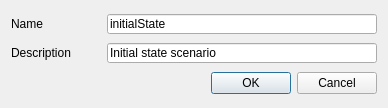
<?xml version="1.0" encoding="UTF-8"?>
<ui version="4.0">
 <class>Dialog</class>
 <widget class="QDialog" name="Dialog">
  <property name="geometry">
   <rect>
    <x>0</x>
    <y>0</y>
    <width>388</width>
    <height>108</height>
   </rect>
  </property>
  <property name="windowTitle">
   <string>Create initial state scenario</string>
  </property>
  <layout class="QGridLayout" name="gridLayout">
   <item row="0" column="0">
    <widget class="QLabel" name="label_2">
     <property name="minimumSize">
      <size>
       <width>90</width>
       <height>0</height>
      </size>
     </property>
     <property name="maximumSize">
      <size>
       <width>100</width>
       <height>16777215</height>
      </size>
     </property>
     <property name="text">
      <string>Name</string>
     </property>
    </widget>
   </item>
   <item row="0" column="1">
    <widget class="QLineEdit" name="scName">
     <property name="minimumSize">
      <size>
       <width>200</width>
       <height>20</height>
      </size>
     </property>
     <property name="maximumSize">
      <size>
       <width>16777215</width>
       <height>20</height>
      </size>
     </property>
     <property name="text">
      <string>initialState</string>
     </property>
    </widget>
   </item>
   <item row="1" column="0">
    <widget class="QLabel" name="label_4">
     <property name="minimumSize">
      <size>
       <width>90</width>
       <height>0</height>
      </size>
     </property>
     <property name="maximumSize">
      <size>
       <width>100</width>
       <height>16777215</height>
      </size>
     </property>
     <property name="text">
      <string>Description</string>
     </property>
    </widget>
   </item>
   <item row="2" column="1">
    <widget class="QDialogButtonBox" name="buttonBox">
     <property name="orientation">
      <enum>Qt::Horizontal</enum>
     </property>
     <property name="standardButtons">
      <set>QDialogButtonBox::Cancel|QDialogButtonBox::Ok</set>
     </property>
    </widget>
   </item>
   <item row="1" column="1">
    <widget class="QLineEdit" name="scDescr">
     <property name="minimumSize">
      <size>
       <width>0</width>
       <height>20</height>
      </size>
     </property>
     <property name="maximumSize">
      <size>
       <width>16777215</width>
       <height>20</height>
      </size>
     </property>
     <property name="text">
      <string>Initial state scenario</string>
     </property>
    </widget>
   </item>
  </layout>
 </widget>
 <resources/>
 <connections>
  <connection>
   <sender>buttonBox</sender>
   <signal>accepted()</signal>
   <receiver>Dialog</receiver>
   <slot>accept()</slot>
   <hints>
    <hint type="sourcelabel">
     <x>248</x>
     <y>254</y>
    </hint>
    <hint type="destinationlabel">
     <x>157</x>
     <y>274</y>
    </hint>
   </hints>
  </connection>
  <connection>
   <sender>buttonBox</sender>
   <signal>rejected()</signal>
   <receiver>Dialog</receiver>
   <slot>reject()</slot>
   <hints>
    <hint type="sourcelabel">
     <x>316</x>
     <y>260</y>
    </hint>
    <hint type="destinationlabel">
     <x>286</x>
     <y>274</y>
    </hint>
   </hints>
  </connection>
 </connections>
</ui>
